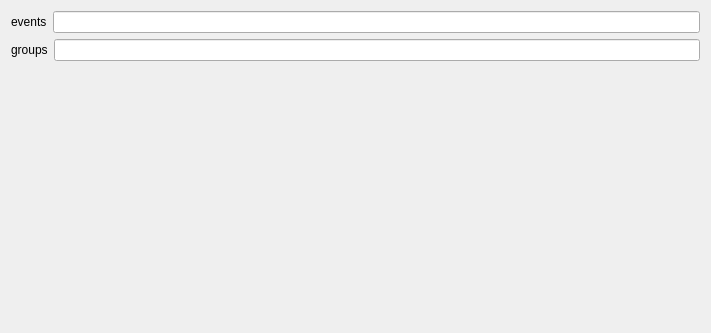
<?xml version="1.0" encoding="UTF-8"?>
<ui version="4.0">
 <class>DefineEventGroupSettingsView</class>
 <widget class="QWidget" name="DefineEventGroupSettingsView">
  <property name="geometry">
   <rect>
    <x>0</x>
    <y>0</y>
    <width>711</width>
    <height>333</height>
   </rect>
  </property>
  <property name="windowTitle">
   <string>Form</string>
  </property>
  <layout class="QVBoxLayout" name="verticalLayout">
   <item>
    <layout class="QHBoxLayout" name="events_horizontalLayout">
     <item>
      <widget class="QLabel" name="events_label">
       <property name="text">
        <string>events</string>
       </property>
      </widget>
     </item>
     <item>
      <widget class="QLineEdit" name="events_lineedit"/>
     </item>
    </layout>
   </item><item>
    <layout class="QHBoxLayout" name="groups_horizontalLayout">
     <item>
      <widget class="QLabel" name="groups_label">
       <property name="text">
        <string>groups</string>
       </property>
      </widget>
     </item>
     <item>
      <widget class="QLineEdit" name="groups_lineedit"/>
     </item>
    </layout>
   </item>
   <item>
    <spacer name="verticalSpacer">
     <property name="orientation">
      <enum>Qt::Vertical</enum>
     </property>
     <property name="sizeHint" stdset="0">
      <size>
       <width>20</width>
       <height>40</height>
      </size>
     </property>
    </spacer>
   </item>
  </layout>
 </widget>
 <resources/>
 <connections/>
 </ui>
